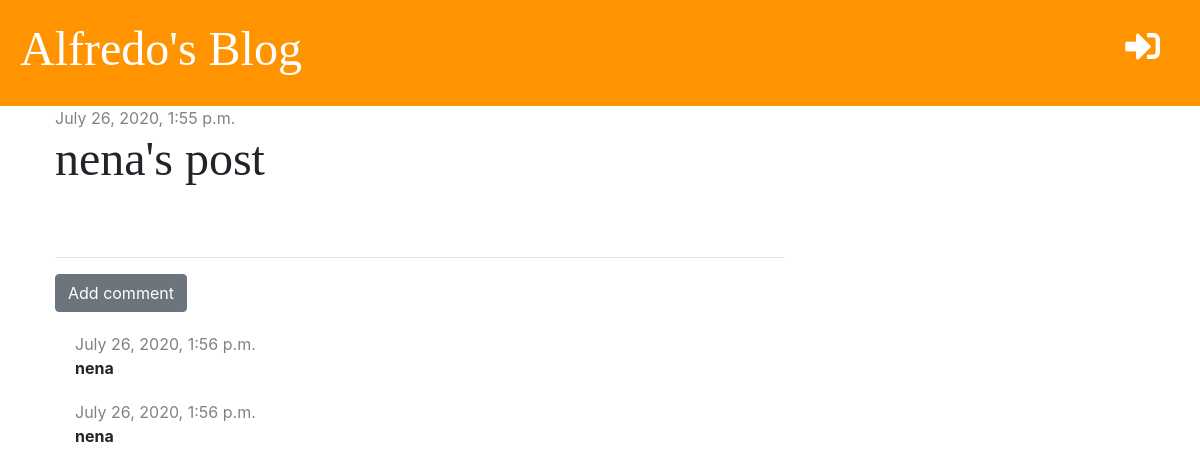
/post/16/, run on the app's committed database.
### blog/models.py (models this page shows, shortened)
class Post(models.Model):
    author = models.ForeignKey('auth.User', on_delete=models.CASCADE)
    title = models.CharField(max_length=200)
    text = models.TextField()
    created_date = models.DateTimeField(default= timezone.now)
    published_date = models.DateTimeField(blank=True, null=True)

class Comment(models.Model):
    post = models.ForeignKey('blog.Post', default=None, on_delete=models.CASCADE, related_name='comments')
    author = models.CharField(max_length=200)
    text = models.TextField()
    created_date = models.DateTimeField(default=timezone.now)
    approved = models.BooleanField(default=False)

### blog/views.py (the view)
# urls.py: path('post/<int:pk>/', views.post_detail, name='post_detail'),
def post_detail(request, pk):
    post = get_object_or_404(Post, pk=pk)
    stuff_for_frontend = {'post': post}
    return render(request, 'blog/post_detail.html', stuff_for_frontend)

### blog/templatetags/markdownify.py (called while the page is built)
@register.filter
def markdown(value):
    renderer = HighlightRenderer()
    markdown = mistune.Markdown(renderer=renderer)
    return markdown(value)

### blog/templates/blog/post_detail.html (shortened to what this page needs)
{% extends 'blog/base.html' %}
{% load markdownify %}
{% block content %}
   <div class="post">
        {% if post.published_date %}
            <div class="date">
                {{ post.published_date }}
            </div>
        {% else %}
            <a href="{% url 'post_publish' pk=post.pk %}" class="btn btn-primary">Publish</a>
        {% endif %}
        <h1>{{ post.title }}</h1>
   </div>
    <hr>
    <a href="{% url 'add_comment_to_post' pk=post.pk %}" class="btn btn-secondary">Add comment</a>
    {% for comment in post.comments.all %}
        {% if user.is_authenticated or comment.approved %}
        <div class="comment">
            <div class="date">
                {{ comment.created_date }}
            </div>
            <strong>{{ comment.author }}</strong>
        </div>
        {% endif %}
    {% empty %}
    <div class="comment">
        <p>No comments yet...</p>
    </div>
    {% endfor %}
{% endblock %}

### blog/static/blog.css (style rules this page uses)
h1, h2, h3, h4 { font-family: 'Tangerine', 'Inconsolata', 'Droid Sans', serif; font-size: 48px; }
.date { color: #828282; }
.post { margin-bottom: 70px; }
.comment { margin: 20px 0px 20px 20px; }

### data on the page
Post: published_date "July 26, 2020, 1:55 p.m.", title "nena's post"
Comment: created_date "July 26, 2020, 1:56 p.m.", author "nena"
Comment: created_date "July 26, 2020, 1:56 p.m.", author "nena"
